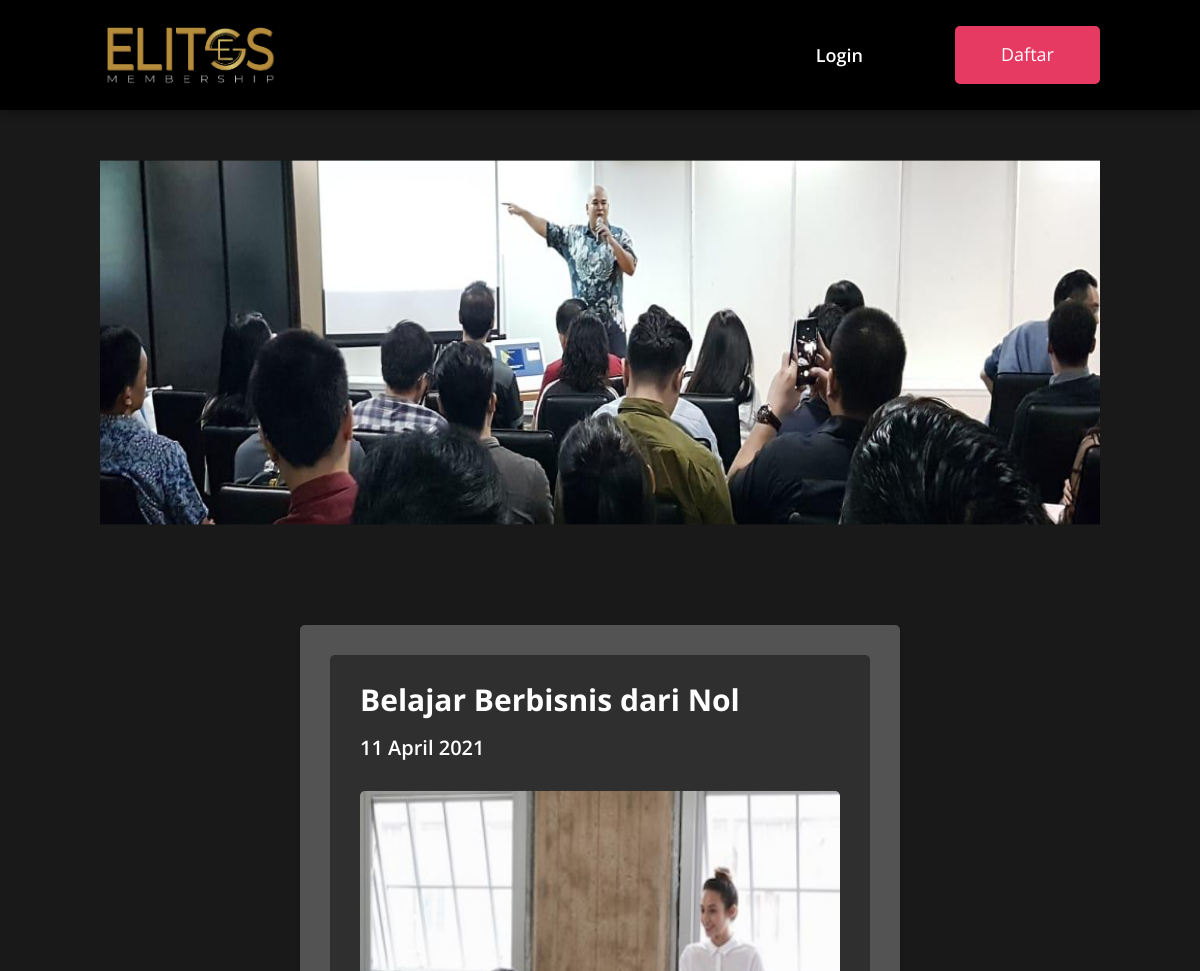
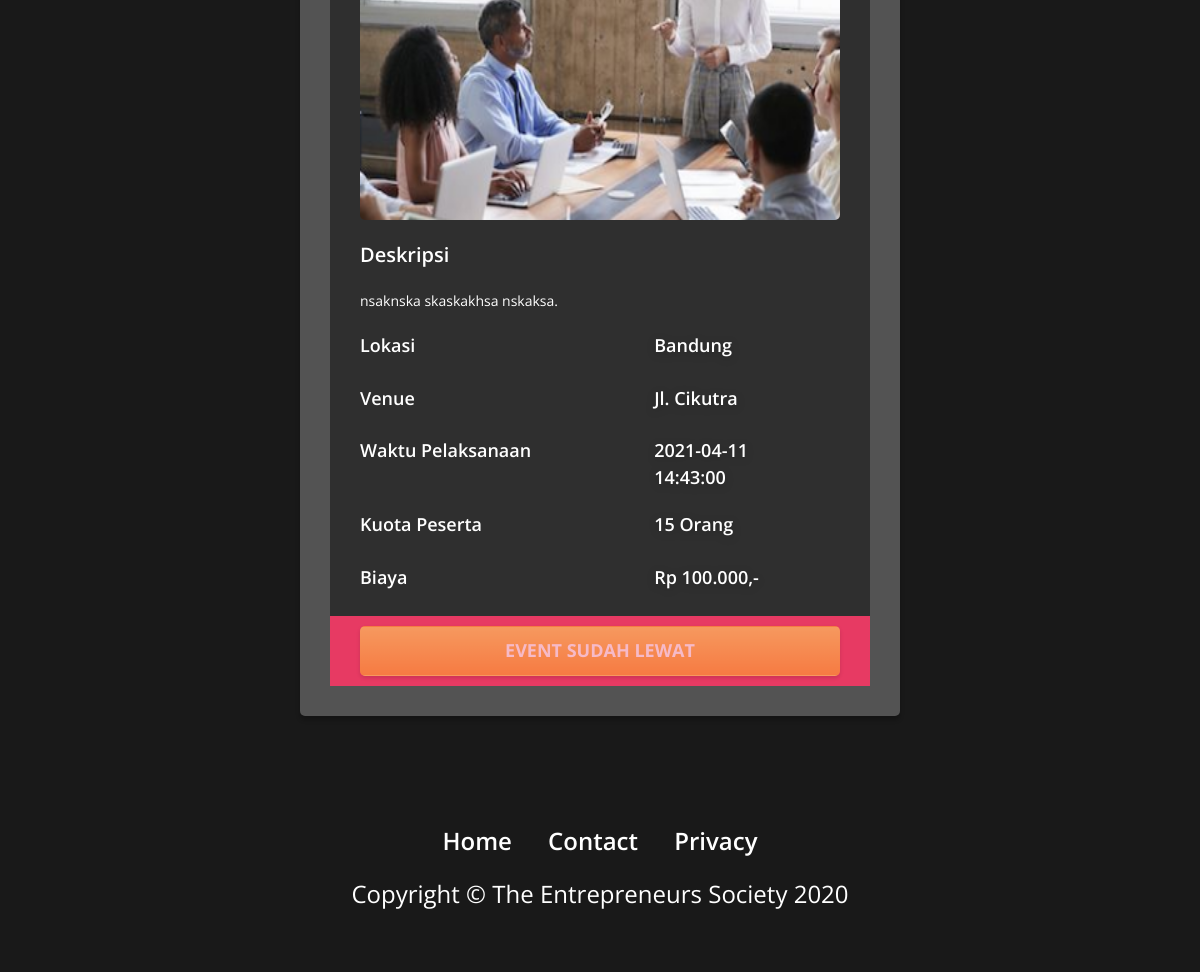
The app's page /?hal=event-info&k=17 with its own data (2 pictures, top to bottom).
### tables this page shows
CREATE TABLE `info` (
  `id_info` int(11) NOT NULL,
  `jenis_info` varchar(50) NOT NULL,
  `deskripsi` text NOT NULL,
  `tgl_info` date NOT NULL,
  `foto_info` varchar(100) NOT NULL,
  `id_user` int(15) NOT NULL
);

CREATE TABLE `event` (
  `id_event` int(11) NOT NULL,
  `nama_event` varchar(50) NOT NULL,
  `tanggal_post` date NOT NULL,
  `deskripsi` text NOT NULL,
  `foto_event` varchar(100) NOT NULL,
  `id_user` int(15) DEFAULT NULL,
  `lokasi` text NOT NULL,
  `venue` varchar(50) NOT NULL,
  `waktu` datetime NOT NULL,
  `harga_event` double NOT NULL,
  `kuota` int(11) NOT NULL,
  `keterangan` varchar(25) NOT NULL
);

### fungsional/data/isiData.php (called while the page is built, shortened)
<?php
    class isiData extends konfigurasi
    {
        public function perulanganData($q)
        {
            while ($a = mysqli_fetch_array($q))
            {
                $isi[]=$a;
            }
            return $isi;
        }
        public function eksekusiSQL($sqlnya)
        {
            $sambungannya=parent::sambungkan();
            $que = mysqli_query($sambungannya, $sqlnya);
            return $que;
        }
        public function tampilId($nama_tabel, $id, $val)
        {
            $sql = "SELECT *FROM $nama_tabel WHERE $id = '$val'";
            $que = $this->eksekusiSQL($sql);
            $kondisi = $this->perulanganData($que);
            return $kondisi;
        }
    }
?>

### fungsional/data/konfigurasi.php (called while the page is built, shortened)
<?php
    class konfigurasi
    {
        function sambungkan()
        {
            include './fungsional/data/koneksi.php';
            $sambungan = mysqli_connect($server, $username, $password, $database);
            if ($sambungan)
            {
                return $sambungan;
            }
            else
            {
                echo
                "
                    <h1>Gagal Konek database</h1>
                ";
            }
        }
    }
?>

### fungsional/data/fungsional.php (called while the page is built, shortened)
<?php
    function formatRupiah($angka)
    {
        $isi = number_format($angka, 0, ".", ".");
        return $isi;
    }
?>

### fungsional/halm/event-info.php (the view, shortened to what this page needs)
<link rel="stylesheet" href="./css/event.css">
<link rel="stylesheet" href="./css/register.css">
<?php
include './fungsional/konfig/header.php';
$event = $crud->eksekusiSQl("SELECT *FROM info WHERE jenis_info='Event' ");
foreach ($event as $ev)
{
    $foto  = $ev['foto_info'];
    $tujuanHeader = "./foto/$foto";
    $desk = $ev['deskripsi'];
}
$id = $_GET['k'];
$y = $crud->tampilId("event", "id_event", $id);
foreach ($y as $a) {
  $nama = $a['nama_event'];
  $foto = $a['foto_event'];
  $tgl  = $a['tanggal_post'];
  $desk = $a['deskripsi'];
  $lokasinya = $a['lokasi'];
  $vanue = $a['venue'];
  $waktu = $a['waktu'];
  $kuota = $a['kuota'];
  $harga = $a['harga_event'];
  $tanggal = date('d F Y', strtotime($tgl));
  $biaya = "Rp " . formatRupiah($harga) . ",-";
  if ($foto == "Kosong") {
    $gambar = "<img src='../img/nofoto.png' width='200' height='150'>";
  } else {
    $tujuan = "foto/event/$foto";
  }
}
?>
<section id="banner">
        <div class="container">
            <img  class="top-banner" src=" <?php echo $tujuanHeader; ?>" />
        </div>
</section>
<section id="registration">
        <div class="container container-registration">
            <div class="registration-form-outer">
                <div class="registration-form-inner">
                    <div class="content">
                        <div class="title-event">
                            <h2><?php echo "$nama";?></h2>
                            <h4><?php echo "$tanggal";?></h4>
                        </div>
                        <img class="img-fluid" src="<?php echo $tujuan; ?>" alt="">
                        <div class="deskripsi">
                            <h4>Deskripsi</h4>
                            <p><?php echo $desk; ?></p>
                        </div>
                        <div class="details">
                          <div class="category">
                                <h5>Lokasi</h5>
                                <div class="detail-info"><?php echo $lokasinya; ?></div>
                            </div>
                            <div class="category">
                                <h5>Venue</h5>
                                <div class="detail-info"><?php echo $vanue; ?></div>
                            </div>
                            <div class="category">
                                <h5>Waktu Pelaksanaan</h5>
                                <div class="detail-info"><?php echo $waktu; ?></div>
                            </div>
                            <div class="category">
                                <h5>Kuota Peserta</h5>
                                <div class="detail-info"><?php echo $kuota; ?> Orang</div>
                            </div>
                            <div class="category">
                                <h5>Biaya</h5>
                                <div class="detail-info"><?php echo $biaya; ?></div>
                            </div>
                        </div>
                    </div>
                    <div class="share-banner">
                    <?php
                        $isiTrans = $crud->eksekusiSQL("SELECT *FROM transaksi WHERE id_event='$id' AND keterangan='Ok'");
                        $cekHitung = $crud->hitungData($isiTrans);
                        $now = date('Y-m-d');
                        if ($cekHitung == $kuota) {
                          $arahin =
                            "
                                <h2>Maaf, Kuota sudah Penuh</h2>
                              ";
                          $cekTransa = $crud->eksekusiSQL("SELECT *FROM transaksi WHERE id_event='$id' AND id_user='$iduser' AND keterangan='Ok'");
                          $cariTra   = $crud->hitungData($cekTransa);
                          if ($cariTra > 0) {
                            $arahin =
                              "
                                    <h2>Anda sudah terdaftar di Event ini</h2>
                                  ";
                          }
                        } else {
                          if (empty($iduser)) {
                            $arahin =
                              "
                                <p>Untuk mengikuti Event ini, anda harus terdaftar sebagai Member.</p>
                                <a href='#' class='modal-trigger-daftar btn btn-primary btn-lg'>
                                  DAFTAR SEBAGAI MEMBER
                                </a>
                                ";
                          }
                        }
                        if ($now > $waktu) {
                          $arahin =
                            "
                            <a href='#' class='btn disabled'>
                              EVENT SUDAH LEWAT
                            </a>
                                ";
                        }
                        ?>
                        <div class="separate part3">
                          <?php echo $arahin; ?>
                        </div>
                    </div>
                </div>
            </div>
        </div>
</section>
<?php
include './fungsional/konfig/footer.php';
?>

### css/ev-design.css (style rules this page uses)
body { font-family: 'Open Sans', sans-serif; font-style: normal; color: #FFFFFF; }
.container { position: relative; top:110px; padding: 50px 100px; display: block; max-width: 1519px; margin: auto; background: rgba(0, 0, 0, 0.9); }

### css/event.css (style rules this page uses)
.top-banner { width: 100%; height: 365px; }

### css/register.css (style rules this page uses)
.img-fluid { width: 100%; height: 400px; border-radius: 5px; margin-bottom: 20px; margin-top: 20px; }
.registration-form-outer { margin-right: 200px; margin-left: 200px; padding: 30px; background-color: rgba(255, 255, 255, 0.25); mix-blend-mode: normal; box-shadow: 0px 4px 4px rgba(0, 0, 0, 0.25); border-radius: 5px; }
.registration-form-inner { padding-top: 20px; border-radius: 5px; background-color: #2F2F2F; }
.registration-form-inner .content { margin-left: 30px; margin-right: 30px; }
.registration-form-outer h2 { font-weight: bold; font-size: 30px; line-height: 50px; }
.registration-form-inner h4 { font-weight: 600; font-size: 20px; line-height: 30px; }
.deskripsi p { font-weight: normal; font-size: 14px; line-height: 30px; }
.details h5, .detail-info { font-weight: 600; font-size: 18px; }
.category h5 { display: inline-flex; width: 50%; }
.category .detail-info { display: inline-flex; width: 40%; padding-left: 50px; box-sizing: border-box; filter: drop-shadow(0px 2px 4px rgba(0, 0, 0, 0.2)); }
.category { margin-bottom: 20px; }
.share-banner { background-color: #E73A63; padding: 10px 30px; display: inline-flex; width: 100%; }
.part3 { width: 100%; text-align: center; }
.part3 .btn { background: linear-gradient(180deg, #FECC5D 0%, #FE9E32 100%); box-shadow: 0px 2px 4px rgba(0, 0, 0, 0.2); border-radius: 5px; color:#FFFFFF; font-weight: bold; font-size: 18px; line-height: 35px; width: 100%; height: 50px; }

### records on screen
info: foto_info (picture)
event: nama_event "Belajar Berbisnis dari Nol", tanggal_post "11 April 2021", foto_event (picture), deskripsi "nsaknska skaskakhsa nskaksa.", lokasi "Bandung", venue "Jl. Cikutra", waktu "2021-04-11 14:43:00", kuota "15", harga_event "Rp 100.000,-"
